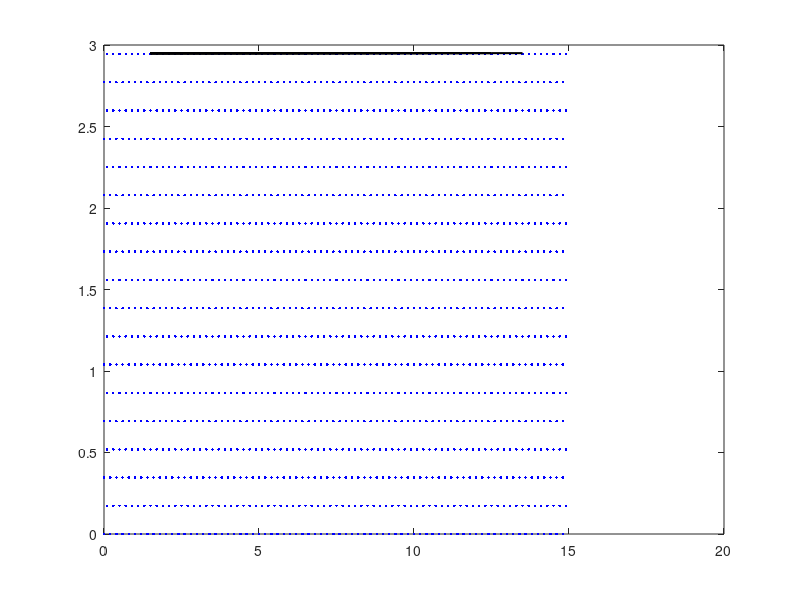
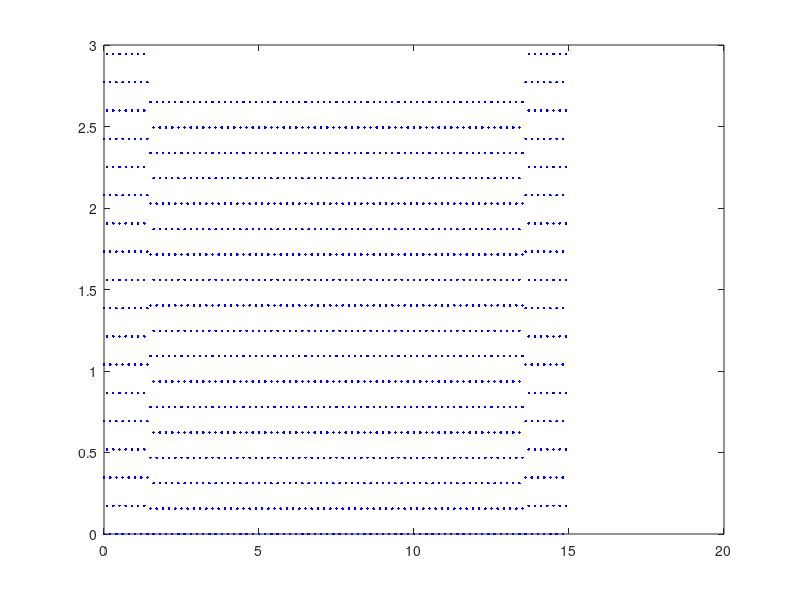
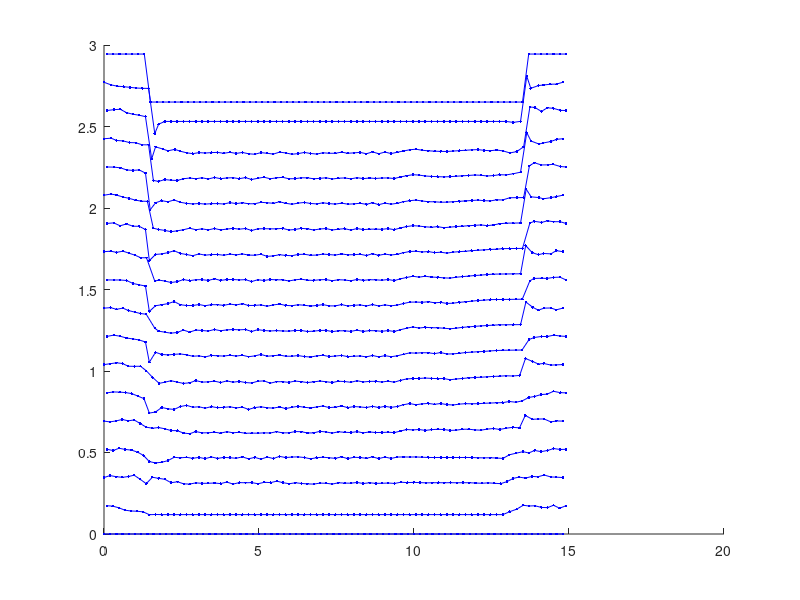

These figures' MATLAB source, in order:
% %Initialization 
% % placeholder = zeros(75,36);
% % delta_x = .2;
% % delta_y = sqrt(.03);
% % size_placeholder = size(placeholder);
% % x_value = 0;
% % y_value = 0;
% % nudge_index = 0;
% % counter_index = 0;
% % y_index = 0;
% % f1 = figure;
% % f2 = figure;
% % f3 = figure;
% 
% %Creates the initial nodes
% 
% for col_index = 1:size_placeholder(2)
%     
%     if y_index == 2
%         y_value = y_value + delta_y;
%         y_index = 0;
%     end
%   
%     if counter_index == 4
%         x_value = 0;
%         counter_index = 0;
%         nudge_index = 1;
%     elseif nudge_index == 2
%         x_value = delta_x / 2;
%         %nudge_index = 0;
%     end
%     
%     for row_index = 1:size_placeholder(1)
%         if rem(col_index,2) == 0 % even column so y values
%             placeholder(row_index,col_index) = y_value;
%         else
%             placeholder(row_index,col_index) = x_value;
%             x_value = delta_x + x_value;
%         end
%     end
%     
%     nudge_index = nudge_index + 1;
%     counter_index = counter_index + 1;
%     y_index = y_index + 1;
% end
% 
% %%placeholder made here
% %%%%%Start here
% 
% 
% x_col = 1;
% y_col = 2;
% for plotting = 1:18
%     hold on
%     x_section = placeholder(:,x_col);
%     y_section = placeholder(:,y_col);
%     figure(f1)
%     plot(x_section,y_section,'b.')
%     x_col = x_col + 2;
%     y_col = y_col + 2;
% end
%%%%%%%%%%%%%%%%%%%%%%%%%%%%%%%%%%%%%%%%%%%%%%%%%%%%%%%%%%%%%%
%Initialization 

placeholder_x = zeros(75,18);
placeholder_y = zeros(75,18);
delta_x = .2;
delta_y = sqrt(.03);
size_placeholder = size(placeholder_x);
x_value = 0;
y_value = 0;
shift_index = 0;
counter_index = 0;
y_index = 0;
f1 = figure;
f2 = figure;
f3 = figure;

x_col = 1;
y_col = 1;

for col_index = 1:size_placeholder(2)
    for row_index = 1:size_placeholder(1)
        if rem(col_index,2) == 1 % starting is 0
            placeholder_x(row_index,col_index) = x_value;
        else % starting is .1
            placeholder_x(row_index,col_index) = x_value + delta_x/2;
        end
        x_value = delta_x + x_value;
    end
    x_value = 0;
end

for col_index = 1:size_placeholder(2)
    for row_index = 1:size_placeholder(1)
        placeholder_y(row_index,col_index)= y_value;
    end
    y_value = y_value + delta_y;
end

for plotting = 1:18
    hold on
    x_section = placeholder_x(:,x_col);
    y_section = placeholder_y(:,y_col);
    figure(1)
    plot(x_section,y_section,'b.')
    x_col = x_col + 1;
    y_col = y_col + 1;
end

%
%insert code for cuffs
%

cuffWidthHeight = 2.95;
cuffStart = 1.5;
for cuffWidth = 1:13
    xCuff(cuffWidth) = cuffStart;
    cuffStart = cuffStart + 1;
    yCuff(cuffWidth) = 2.95;
    plot(xCuff, yCuff, 'k-', 'LineWidth', 1.5);
end
hold off
%initialization for compression and nudging

compress_x = zeros(75,18);
compress_y = zeros(75,18);
d_o = delta_x;
index_n = 0; %x-position on the graph
index_m = 0; %y-position on the graph
x_val = 0; %x-position value; temporary storage 
y_val = 0; %y-position value; temporary storage


%placeholder will be input for this function
%Iterate x and y positions from placeholder



% Net_Fx > 0 -> shitft = +0.0005
%If the net x-directed force is > 0 , then nudge the node 5 microns to the right, etc.  If the net x-directed force is < 0 , then nudge the node 5 microns to the left, and similarly for the y-dimension.  
% for possible = 1:500. 
    %per 1 iteration, do we have to test each node's net force?(75*36)
    % per each iteration, we find the positions of all nodes and then
    % calculate the netfore for each node and decide whether they should
    % shift right or left? 
    
%force equation
%Initialization
% x_ne = 0;
% x_nw = 0 ;
% x_e = 0;
% x_w = 0;
% x_sw = 0;
% x_se = 0;



%To index from placeholder[inputarray]
%indexing x-position(x,2y-1)
%indexing y-position(x,2y)

%Compression
%iterates through all the nodes



for index_n = 1:75 %x
    for index_m = 1:18  %y
        %find main node; the node of interest; we will find nw, ne, sw, se
        %based on this node
        %Find node of interest
        x_val = placeholder_x(index_n, index_m);
        y_val = placeholder_y(index_n, index_m);
        if abs(7.5 - x_val) <= 6 
            compress_x(index_n, index_m) = x_val;
            compress_y(index_n, index_m) = y_val * 0.9;
        else
            compress_x(index_n, index_m) = x_val;
            compress_y(index_n, index_m) = y_val;
        end
    end
end

x_col = 1;
y_col = 1;
for plotting_23 = 1:18
    hold on
    x_section = compress_x(:,x_col);
    y_section = compress_y(:,y_col);
    figure(f2)
    plot(x_section,y_section,'b.')
    x_col = x_col + 1;
    y_col = y_col + 1;
end
hold off
%k

nudge_x = compress_x;
nudge_y = compress_y;
nudge_temp_x = zeros(75,18);
nudge_temp_y = zeros(75,18);
k = 1; %k eventualy cancels out during net force calculations. 
index_force = 0;
while index_force < 75
    for index_n = 1:75 %y   m - 1 1:18
        for index_m = 1:18 %x
            %find main node; the node of interest; we will find nw, ne, sw, se
            %based on this node
            %Find node of interest
            x_val = nudge_x(index_n, index_m);
            y_val = nudge_y(index_n, index_m);

            %use index_m to determine if it is odd row or even row
            %for instance, m represent 1,2,3,4,5,6,7,8,9th row and so on.
            %depending on these row's odd or evenness, the positions of nw, ne
            %and so on

            %find adjacent node positions
            %we will always code in this order
            %nw -> ne -> w-> e -> sw -> se
            if rem(index_m, 2) == 1 %odd
                %nw
                %index_n -1 , index_m + 1
                
                
                if index_m == 18 || index_n == 1
                    x_nw = x_val; %making the equation zero
                    y_nw = y_val;
                else
                    x_nw = nudge_x(index_n - 1, index_m + 1);
                    y_nw = nudge_y(index_n - 1, index_m + 1);
                end
                
                %ne
                %index_n, index_m +1
                
                if index_m == 18 || index_n == 75
                    x_ne = x_val; %making the equation zero
                    y_ne = y_val;
                else
                    x_ne = nudge_x(index_n, index_m + 1);
                    y_ne = nudge_y(index_n, index_m + 1);
                end

                %w
                %index_n - 1, index_m
                
                if index_n == 1
                    x_w = x_val; %making the equation zero
                    y_w = y_val;
                else
                    x_w = nudge_x(index_n - 1, index_m);
                    y_w = nudge_y(index_n - 1, index_m);
                end
                
                %e
                %index_n + 1, index_m
                
                if index_n == 75
                    x_e = x_val; %making the equation zero
                    y_e = y_val;
                else
                    x_e = nudge_x(index_n + 1, index_m);
                    y_e = nudge_y(index_n + 1, index_m); 
                end
                
                %sw 
                %index_n - 1 , index_m - 1
                
                if index_m == 1 || index_n == 1
                    x_sw = x_val; %making the equation zero
                    y_sw = y_val;
                else
                    x_sw = nudge_x(index_n - 1, index_m - 1);
                    y_sw = nudge_y(index_n - 1, index_m - 1);
                end
                
                %se 
                %index_n, index_m - 1
                
                if index_m == 1 || index_n == 75
                    x_se = x_val; %making the equation zero
                    y_se = y_val;
                else
                    x_se = nudge_x(index_n, index_m - 1);
                    y_se = nudge_y(index_n, index_m - 1);
                end
                
            else    %even
                %nw
                %index_n, index_m + 1
                
                
                if index_m == 18 || index_n == 1
                    x_nw = x_val; %making the equation zero
                    y_nw = y_val;
                else
                    x_nw = nudge_x(index_n , index_m + 1);
                    y_nw = nudge_y(index_n , index_m + 1);
                end
                
                %ne
                %index_n + 1, index_m +1
                
                
                if index_m == 18 || index_n == 75
                    x_ne = x_val; %making the equation zero
                    y_ne = y_val;
                else
                    x_ne = nudge_x(index_n + 1, index_m + 1);
                    y_ne = nudge_y(index_n + 1, index_m + 1);
                end
                
                %w
                %index_n - 1, index_m
                
                if  index_n == 1
                    x_w = x_val; %making the equation zero
                    y_w = y_val;
                else
                    x_w = nudge_x(index_n - 1, index_m);
                    y_w = nudge_y(index_n - 1, index_m);
                end

                %e
                %index_n + 1, index_m
                
                if  index_n == 75
                    x_e = x_val; %making the equation zero
                    y_e = y_val;
                else
                    x_e = nudge_x(index_n + 1, index_m);
                    y_e = nudge_y(index_n + 1, index_m);
                end
                
                %sw 
                %index_n, index_m - 1
                 
                if index_m == 1 || index_n == 1
                    x_sw = x_val; %making the equation zero
                    y_sw = y_val;
                else
                    x_sw = nudge_x(index_n, index_m - 1);
                    y_sw = nudge_y(index_n, index_m - 1);
                end
                
                %se 
                %index_n + 1, index_m - 1
                
                if index_m == 1 || index_n == 75
                    x_se = x_val; %making the equation zero
                    y_se = y_val;
                else
                    x_se = nudge_x(index_n + 1, index_m - 1);
                    y_se = nudge_y(index_n + 1, index_m - 1);
                end
            end

            
            
            %x
            %%Force Equations enter
            dnw = sqrt((x_nw - x_val)^2 + (y_nw - y_val)^2);
            dne = sqrt((x_ne - x_val)^2 + (y_ne - y_val)^2);
            dw = sqrt((x_w - x_val)^2 + (y_w - y_val)^2);
            de = sqrt((x_e - x_val)^2 + (y_e - y_val)^2);
            dsw = sqrt((x_sw - x_val)^2 + (y_sw - y_val)^2);
            dse = sqrt((x_se - x_val)^2 + (y_se - y_val)^2); 

            %directional k-prime values
            kp_ne = k*(dne - d_o) / dne;
            kp_nw = k*(dnw - d_o) / dnw;
            kp_se = k*(dse - d_o) / dse;
            kp_sw = k*(dsw - d_o) / dsw;
            kp_e = k*(de - d_o) / de;
            kp_w = k*(dw - d_o) / dw;

%NEED TO UPDATE FORCE EQUATION WITH THE ABOVE VARIABLES
                net_force_x = (kp_ne * (x_ne - x_val)) - (kp_nw* (x_nw - x_val)) + (kp_se * (x_se - x_val)) - (kp_sw * (x_sw - x_val)) +  (kp_e * (x_e - x_val)) - (kp_w * (x_w - x_val));
                net_force_y = (kp_ne * (y_ne - y_val)) - (kp_nw* (y_nw - y_val)) + (kp_se * (y_se - y_val)) - (kp_sw * (y_sw - y_val)) +  (kp_e * (y_e - y_val)) - (kp_w * (y_w - y_val));
            
%             net_force_x = -(kp_ne * (x_ne - x_val)) + (kp_nw* (x_nw - x_val)) - (kp_se * (x_se - x_val)) + (kp_sw * (x_sw - x_val)) - (kp_e * (x_e - x_val)) + (kp_w * (x_w - x_val));
%             net_force_y = -(kp_ne * (y_ne - y_val)) + (kp_nw* (y_nw - y_val)) - (kp_se * (y_se - y_val)) + (kp_sw * (y_sw - y_val)) -  (kp_e * (y_e - y_val)) + (kp_w * (y_w - y_val));
%             
            if net_force_x > 0 
                nudge_temp_x(index_n, index_m) = x_val + 0.0005;

            elseif net_force_x < 0 
                nudge_temp_x(index_n, index_m) = x_val - 0.0005;

            else
                nudge_temp_x(index_n, index_m) = x_val;

            end

            %y
            if net_force_y > 0 
                nudge_temp_y(index_n, index_m) = y_val + 0.0005;

            elseif net_force_y < 0 
                nudge_temp_y(index_n, index_m) = y_val - 0.0005;

            else
                nudge_temp_y(index_n, index_m) = y_val;

            end
            
            
        end
    end
   
    nudge_x = nudge_temp_x;
    nudge_y = nudge_temp_y;
    %change index number and add plotting 
    index_force = index_force + 1;
end


x_col = 1;
y_col = 1;
for plotting_2 = 1:18
    hold on
    x_section = nudge_x(:,x_col);
    y_section = nudge_y(:,y_col);
    figure(f3)
    plot(x_section,y_section,'b.-')
    x_col = x_col + 1;
    y_col = y_col + 1;
end
%k
hold off



    
    
        

    